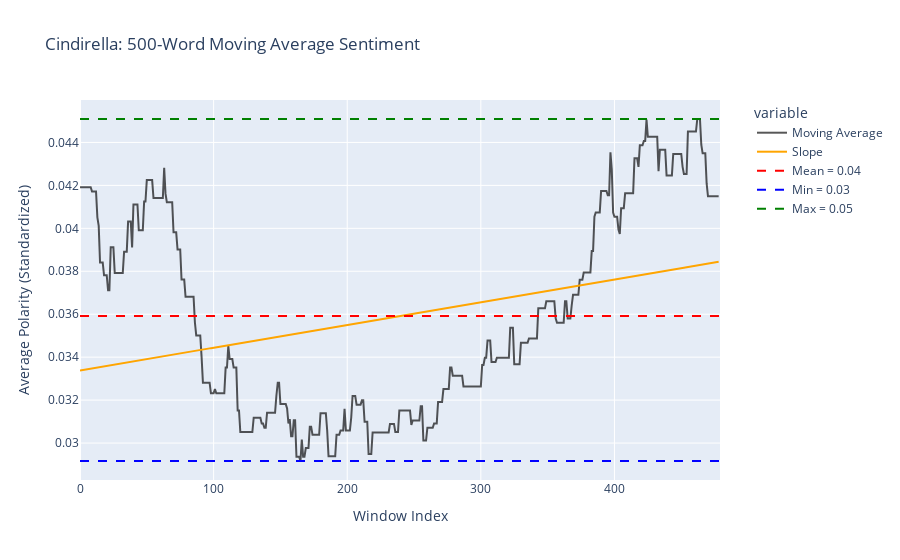

The notebook cell this image was saved under:
### Code cell
sentiment.moving_average_sentiment(group=[text[0]], 
                                   window=500, 
                                   plot=True, 
                                   plot_engine='plotly', 
                                   story_title='Cindirella')

### Figure 1 — Plotly figure (JSON) as saved in the notebook; plotly's stock layout.template omitted (floating-point values rounded to 4 significant figures; data arrays with more than 128 entries replaced by an {"elided": "..."} marker saying what was removed)
{"data": [{"hovertemplate": "variable=Moving Average<br>Window Index=%{x}<br>Average Polarity (Standardized)=%{y}<extra></extra>", "legendgroup": "Moving Average", "line": {"color": "rgba(0,0,0,.66)", "dash": "solid"}, "marker": {"symbol": "circle"}, "mode": "lines", "name": "Moving Average", "orientation": "v", "showlegend": true, "type": "scatter", "x": {"elided": "479 int values"}, "xaxis": "x", "y": {"elided": "479 float values"}, "yaxis": "y"}, {"line": {"color": "orange"}, "mode": "lines", "name": "Slope", "type": "scatter", "x": {"elided": "479 int values"}, "y": {"elided": "479 float values"}}, {"line": {"color": "red", "dash": "dash"}, "mode": "lines", "name": "Mean = 0.04", "type": "scatter", "x": [0, 479], "y": [0.03591, 0.03591]}, {"line": {"color": "blue", "dash": "dash"}, "mode": "lines", "name": "Min = 0.03", "type": "scatter", "x": [0, 479], "y": [0.02916, 0.02916]}, {"line": {"color": "green", "dash": "dash"}, "mode": "lines", "name": "Max = 0.05", "type": "scatter", "x": [0, 479], "y": [0.04509, 0.04509]}], "layout": {"legend": {"title": {"text": "variable"}, "tracegroupgap": 0, "x": 1.05, "y": 1}, "shapes": [{"line": {"color": "red", "dash": "dash"}, "name": "Mean = 0.04", "type": "line", "x0": 0, "x1": 1, "xref": "x domain", "y0": 0.03591, "y1": 0.03591, "yref": "y"}, {"line": {"color": "blue", "dash": "dash"}, "name": "Min = 0.03", "type": "line", "x0": 0, "x1": 1, "xref": "x domain", "y0": 0.02916, "y1": 0.02916, "yref": "y"}, {"line": {"color": "green", "dash": "dash"}, "name": "Max = 0.05", "type": "line", "x0": 0, "x1": 1, "xref": "x domain", "y0": 0.04509, "y1": 0.04509, "yref": "y"}], "showlegend": true, "title": {"text": "Cindirella: 500-Word Moving Average Sentiment"}, "xaxis": {"anchor": "y", "domain": [0, 1], "title": {"text": "Window Index"}}, "yaxis": {"anchor": "x", "domain": [0, 1], "title": {"text": "Average Polarity (Standardized)"}}}}
